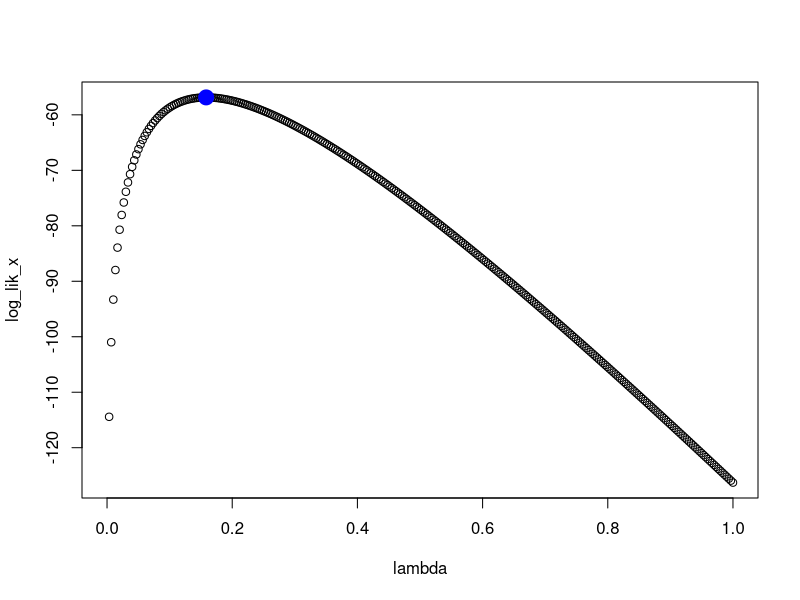

Source code (R):
 #item 3
        x <- c(0.99, 2.31, 10.85, 6.15, 10.81, 3.72, 5.75, 4.15, 9.27, 7.84, 2.31, 10.85, 6.15, 1.81, 3.72, 5.75, 10.40, 10.04, 4.15, 9.27)
        sum_x <- sum(x)
        n_x <- length(x)
        mle_x <- n_x/sum_x
        
        cat("O somatorio dos dados eh ", sum_x, "\n")
        cat("O numero de amostras eh ", n_x, "\n")
        cat("O estimador MLE eh ", mle_x, "\n")
    
    #item 4
    
        lambda <- seq(0, 1, length.out = 300)
        log_lik_x <- n_x*log(lambda) - lambda*sum_x
        plot(lambda, log_lik_x)
    
        log_lik_max <- n_x*log(mle_x) - mle_x*sum_x
    
        points(mle_x, log_lik_max, col = "blue", pch = 19, cex = 2)
    
    
    #item 5
        #(a)
            ev_x <- 1/mle_x
            cat("O tempo esperado de vida de um computador eh de ", ev_x, "\n")
    
        #(b)
            p_gt_5 <- exp(-0.1583657*5)
            cat("A probabilidade de um computador viver mais que 5 anos eh ", p_gt_5, "\n") 
